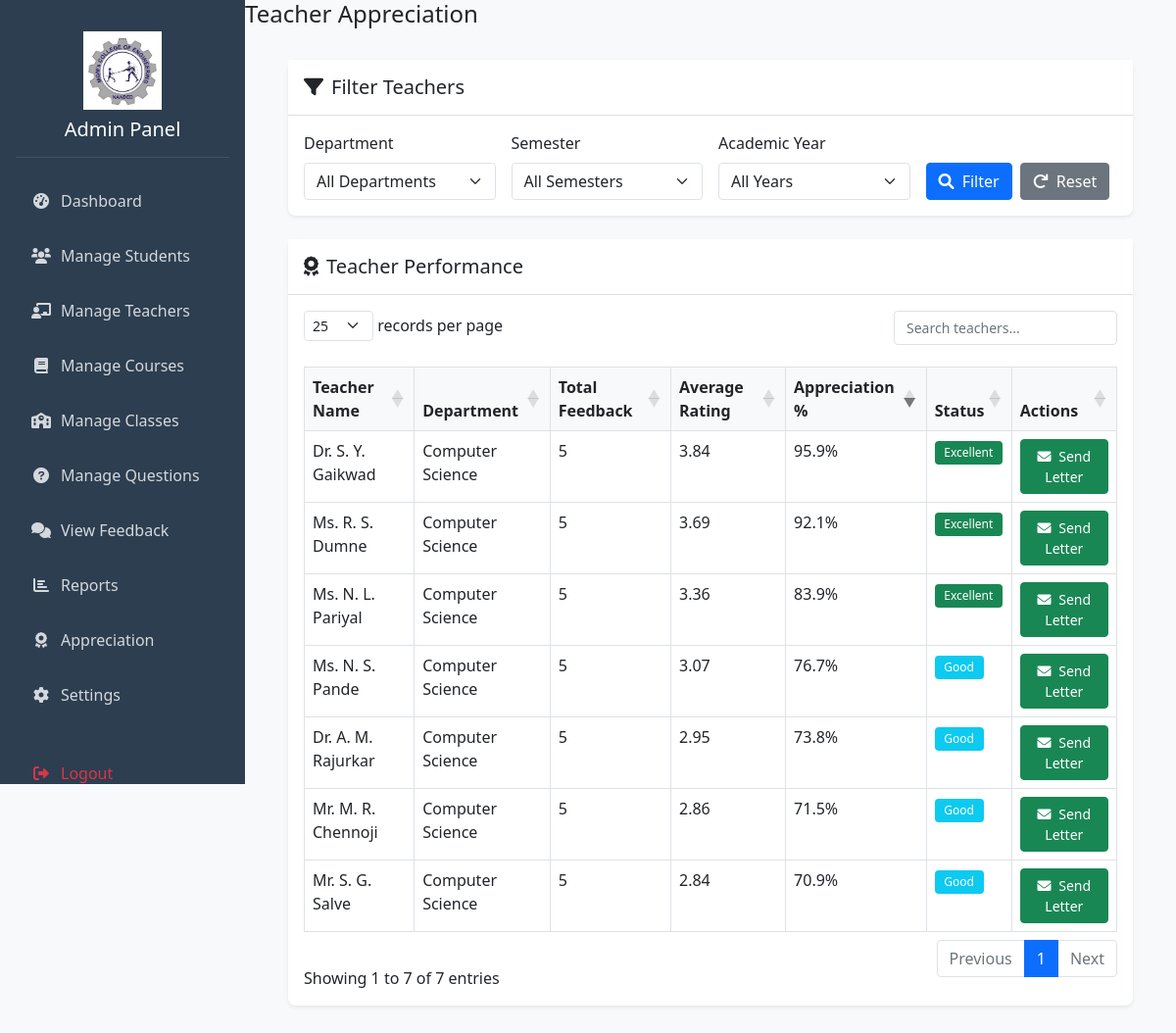
Screenshot of /admin/appreciation.php (signed in) with the database file from the repository.
### tables this page shows
CREATE TABLE `teachers` (
  `id` int(11) NOT NULL,
  `name` varchar(100) NOT NULL,
  `email` varchar(100) DEFAULT NULL,
  `department` varchar(100) DEFAULT NULL,
  `designation` varchar(100) DEFAULT NULL,
  `created_at` timestamp NOT NULL DEFAULT current_timestamp()
);

### admin/appreciation.php (the view, shortened to what this page needs)
<?php
require_once 'config.php';
$query = "SELECT
            t.id,
            t.name as teacher_name,
            t.department,
            COUNT(DISTINCT fs.id) as total_feedback,
            COALESCE(AVG(fr.rating), 0) as avg_rating,
            CASE
                WHEN AVG(fr.rating) IS NOT NULL
                THEN COALESCE(AVG(fr.rating), 0) * 25
                ELSE 0
            END AS appreciation_percentage
          FROM teachers t
          LEFT JOIN course_teachers ct ON t.id = ct.teacher_id
          LEFT JOIN courses c ON ct.course_id = c.id
          LEFT JOIN feedback_ratings fr ON c.id = fr.course_id
          LEFT JOIN feedback_submissions fs ON fr.submission_id = fs.id
          WHERE 1=1";
$query .= " GROUP BY t.id, t.name, t.department
            ORDER BY appreciation_percentage DESC, avg_rating DESC";
$stmt = $conn->prepare($query);
$stmt->execute();
$teachers = $stmt->get_result()->fetch_all(MYSQLI_ASSOC);
include 'header.php';
?>
<div class="container-fluid">
    <div class="card mb-4">
        <div class="card-header bg-white">
            <h5 class="card-title mb-0">
                <i class="fas fa-filter me-2"></i>Filter Teachers
            </h5>
        </div>
        <div class="card-body">
            <form method="GET" class="row g-3">
                <div class="col-md-3">
                    <label class="form-label">Department</label>
                    <select name="department" class="form-select">
                        <option value="">All Departments</option>
                    </select>
                </div>
                <div class="col-md-3">
                    <label class="form-label">Semester</label>
                    <select name="semester" class="form-select">
                        <option value="">All Semesters</option>
                    </select>
                </div>
                <div class="col-md-3">
                    <label class="form-label">Academic Year</label>
                    <select name="academic_year" class="form-select">
                        <option value="">All Years</option>
                    </select>
                </div>
                <div class="col-md-3 d-flex align-items-end">
                    <button type="submit" class="btn btn-primary me-2">
                        <i class="fas fa-search me-1"></i> Filter
                    </button>
                    <a href="appreciation.php" class="btn btn-secondary">
                        <i class="fas fa-redo me-1"></i> Reset
                    </a>
                </div>
            </form>
        </div>
    </div>
    <div class="card">
        <div class="card-header bg-white">
            <h5 class="card-title mb-0">
                <i class="fas fa-award me-2"></i>Teacher Performance
            </h5>
        </div>
        <div class="card-body">
            <div class="table-responsive">
                <table id="teachersTable" class="table table-bordered table-hover">
                    <thead>
                        <tr>
                            <th>Teacher Name</th>
                            <th>Department</th>
                            <th>Total Feedback</th>
                            <th>Average Rating</th>
                            <th>Appreciation %</th>
                            <th>Status</th>
                            <th>Actions</th>
                        </tr>
                    </thead>
                    <tbody>
                        <?php foreach ($teachers as $teacher): ?>
                        <tr>
                            <td><?php echo htmlspecialchars($teacher['teacher_name']); ?></td>
                            <td><?php echo htmlspecialchars($teacher['department']); ?></td>
                            <td><?php echo $teacher['total_feedback']; ?></td>
                            <td><?php echo number_format($teacher['avg_rating'], 2); ?></td>
                            <td><?php echo number_format($teacher['appreciation_percentage'], 1); ?>%</td>
                            <td>
                                <?php
                                $percentage = $teacher['appreciation_percentage'];
                                if ($percentage >= 80) {
                                    echo '<span class="badge bg-success">Excellent</span>';
                                } elseif ($percentage >= 60) {
                                    echo '<span class="badge bg-info">Good</span>';
                                } elseif ($percentage >= 40) {
                                    echo '<span class="badge bg-warning">Average</span>';
                                } else {
                                    echo '<span class="badge bg-danger">Needs Improvement</span>';
                                }
                                ?>
                            </td>
                            <td>
                                <button type="button" class="btn btn-success btn-sm send-letter"
                                        data-teacher-id="<?php echo $teacher['id']; ?>"
                                        data-teacher-name="<?php echo htmlspecialchars($teacher['teacher_name']); ?>"
                                        data-bs-toggle="modal"
                                        data-bs-target="#appreciationLetterModal">
                                    <i class="fas fa-envelope me-1"></i> Send Letter
                                </button>
                            </td>
                        </tr>
                        <?php endforeach; ?>
                    </tbody>
                </table>
            </div>
        </div>
    </div>
</div>
<?php include 'footer.php'; ?>

### admin/header.php (style rules this page uses)
:root { --sidebar-width: 250px; --header-height: 60px; --primary-color: #2c3e50; --secondary-color: #34495e; }
body { min-height: 100vh; display: flex; background-color: #f8f9fa; overflow-x: hidden; padding: 0; margin: 0; }
.card { box-shadow: 0 0.125rem 0.25rem rgba(0, 0, 0, 0.075); margin-bottom: 1.5rem; border: none; border-radius: 0.5rem; }
.card-header { background-color: white; border-bottom: 1px solid rgba(0, 0, 0, 0.125); padding: 1rem; border-radius: 0.5rem 0.5rem 0 0; }
.table { margin-bottom: 0; }
.table th { background-color: #f8f9fa; border-bottom: 2px solid #dee2e6; font-weight: 600; }
.btn { border-radius: 0.25rem; padding: 0.375rem 0.75rem; font-weight: 500; transition: all 0.2s ease; }
.form-label { font-weight: 500; margin-bottom: 0.5rem; }
.form-control, .form-select { border-radius: 0.25rem; border: 1px solid #dee2e6; }
.badge { padding: 0.5em 0.8em; font-weight: 500; }

### rows the page displays
teachers: name "Dr. S. Y. Gaikwad", department "Computer Science", total_feedback "5", avg_rating "3.84", appreciation_percentage "95.9", shows "Excellent"
teachers: name "Ms. R. S. Dumne", department "Computer Science", total_feedback "5", avg_rating "3.69", appreciation_percentage "92.1", shows "Excellent"
teachers: name "Ms. N. L. Pariyal", department "Computer Science", total_feedback "5", avg_rating "3.36", appreciation_percentage "83.9", shows "Excellent"
teachers: name "Ms. N. S. Pande", department "Computer Science", total_feedback "5", avg_rating "3.07", appreciation_percentage "76.7", shows "Good"
teachers: name "Dr. A. M. Rajurkar", department "Computer Science", total_feedback "5", avg_rating "2.95", appreciation_percentage "73.8", shows "Good"
teachers: name "Mr. M. R. Chennoji", department "Computer Science", total_feedback "5", avg_rating "2.86", appreciation_percentage "71.5", shows "Good"
teachers: name "Mr. S. G. Salve", department "Computer Science", total_feedback "5", avg_rating "2.84", appreciation_percentage "70.9", shows "Good"
